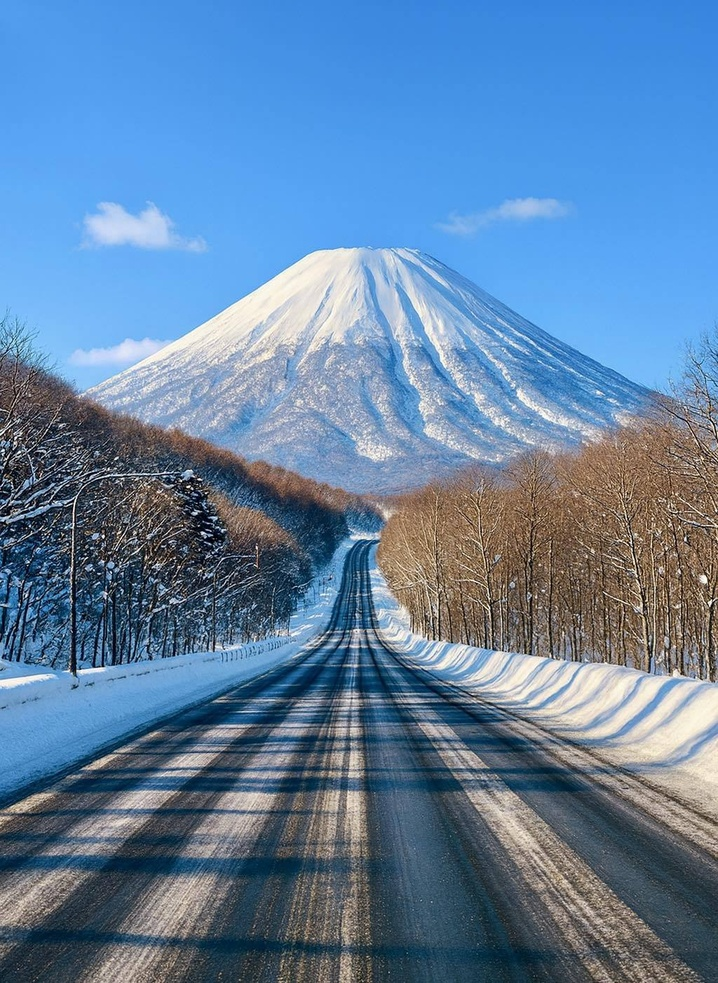
#> input picture vision/soccer.jpg, 718 x 983 px, shrunk from 1024 x 1403 before the run, found by its file name
$ python 3-3.py
#> lines starting #> are read from the running program, lines starting #| are printed output that depends on the picture; after the words box and inside, x2 and y2 are one past the last pixel; in counts of white or black regions, pixels touching at a corner belong together
import cv2 as cv
import sys

img=cv.imread('/Users/cho/2-2Class/vision/soccer.jpg')
#> img is the input picture: shape (983, 718, 3); mean B, G, R 162.9, 129.5, 97.5

t,bin_img=cv.threshold(img[:,:,2],0,255,cv.THRESH_BINARY+cv.THRESH_OTSU)
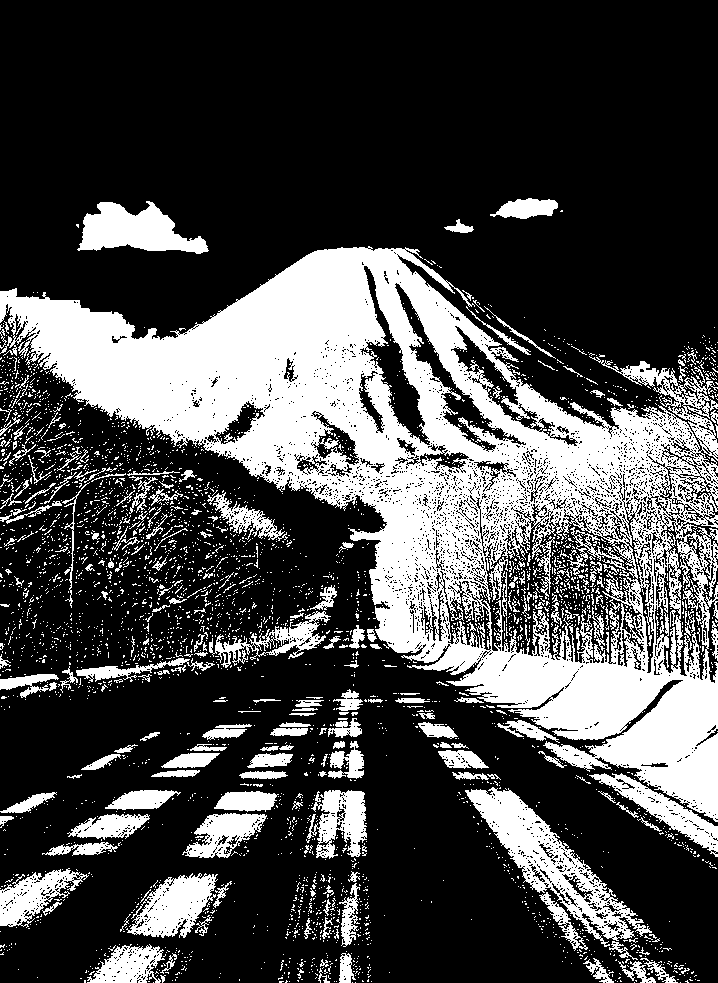
#> bin_img: shape (983, 718); 28.8% white; 3611 white regions (3378 under 20 px), largest, box (x1, y1, x2, y2) and area: (0, 246, 718, 822) 138315, (465, 787, 652, 947) 7476, (77, 201, 209, 254) 4050
#> t = 117
print('오츄 알고리즘이 찾은 최적 임겟값=',t)
#| 오츄 알고리즘이 찾은 최적 임겟값= 117.0

cv.imshow('R channel', img[:,:,2])
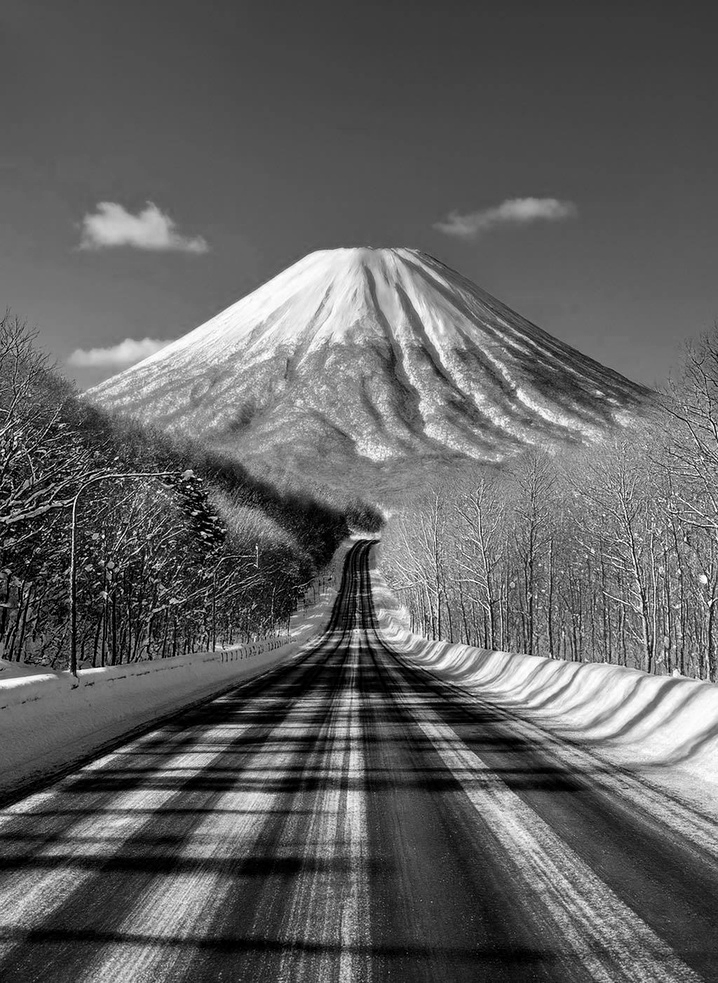
#> window 'R channel': shape (983, 718); min 0, max 255, mean 97.5
cv.imshow('20252365 cjh', bin_img)

cv.waitKey()
cv.destroyAllWindows()
